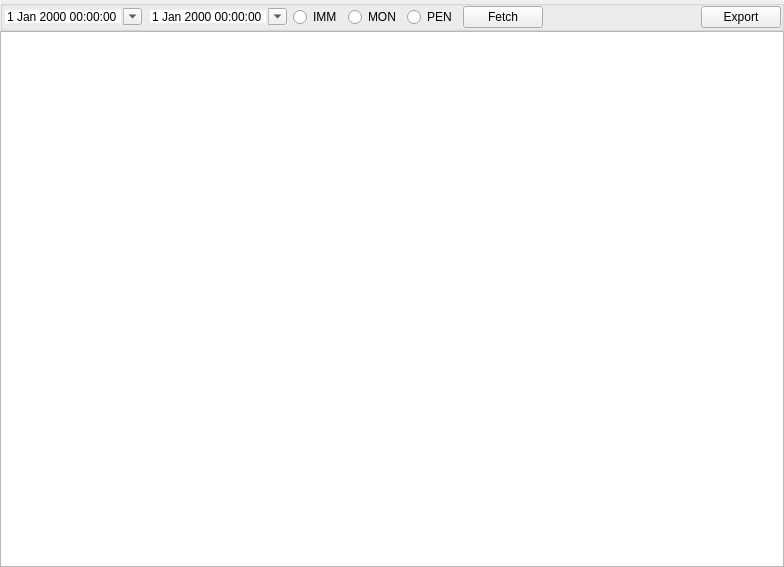
<?xml version="1.0" encoding="UTF-8"?>
<ui version="4.0">
 <class>StatementSecondaryWidget</class>
 <widget class="QWidget" name="StatementSecondaryWidget">
  <property name="geometry">
   <rect>
    <x>0</x>
    <y>0</y>
    <width>784</width>
    <height>567</height>
   </rect>
  </property>
  <property name="windowTitle">
   <string/>
  </property>
  <layout class="QGridLayout" name="gridLayout">
   <property name="leftMargin">
    <number>0</number>
   </property>
   <property name="topMargin">
    <number>0</number>
   </property>
   <property name="rightMargin">
    <number>0</number>
   </property>
   <property name="bottomMargin">
    <number>0</number>
   </property>
   <property name="spacing">
    <number>0</number>
   </property>
   <item row="0" column="0">
    <widget class="QGroupBox" name="tableGroup">
     <property name="sizePolicy">
      <sizepolicy hsizetype="Preferred" vsizetype="Preferred">
       <horstretch>0</horstretch>
       <verstretch>0</verstretch>
      </sizepolicy>
     </property>
     <property name="title">
      <string/>
     </property>
     <layout class="QHBoxLayout" name="horizontalLayout_2">
      <property name="spacing">
       <number>-1</number>
      </property>
      <property name="leftMargin">
       <number>0</number>
      </property>
      <property name="topMargin">
       <number>0</number>
      </property>
      <property name="rightMargin">
       <number>0</number>
      </property>
      <property name="bottomMargin">
       <number>0</number>
      </property>
      <item>
       <widget class="DateTimeEdit" name="start">
        <property name="frame">
         <bool>false</bool>
        </property>
        <property name="calendarPopup">
         <bool>true</bool>
        </property>
       </widget>
      </item>
      <item>
       <widget class="DateTimeEdit" name="end">
        <property name="frame">
         <bool>false</bool>
        </property>
        <property name="calendarPopup">
         <bool>true</bool>
        </property>
       </widget>
      </item>
      <item>
       <widget class="QRadioButton" name="rBtnIMM">
        <property name="text">
         <string>IMM</string>
        </property>
       </widget>
      </item>
      <item>
       <widget class="QRadioButton" name="rBtnMON">
        <property name="text">
         <string>MON</string>
        </property>
       </widget>
      </item>
      <item>
       <widget class="QRadioButton" name="rBtnPEN">
        <property name="text">
         <string>PEN</string>
        </property>
       </widget>
      </item>
      <item>
       <widget class="QPushButton" name="pBtnFetch">
        <property name="text">
         <string>Fetch</string>
        </property>
       </widget>
      </item>
      <item>
       <spacer name="horizontalSpacer_3">
        <property name="orientation">
         <enum>Qt::Orientation::Horizontal</enum>
        </property>
        <property name="sizeHint" stdset="0">
         <size>
          <width>516</width>
          <height>17</height>
         </size>
        </property>
       </spacer>
      </item>
      <item>
       <widget class="QPushButton" name="pBtnExport">
        <property name="text">
         <string>Export</string>
        </property>
       </widget>
      </item>
     </layout>
    </widget>
   </item>
   <item row="1" column="0">
    <widget class="QTableView" name="tableView"/>
   </item>
  </layout>
 </widget>
 <customwidgets>
  <customwidget>
   <class>DateTimeEdit</class>
   <extends>QDateTimeEdit</extends>
   <header location="global">widget/datetimeedit.h</header>
  </customwidget>
 </customwidgets>
 <resources/>
 <connections/>
</ui>
